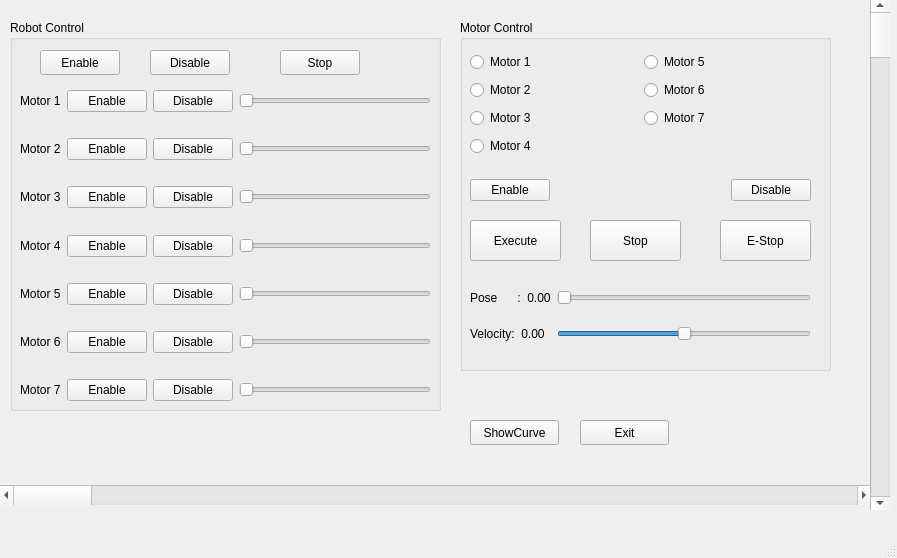
<?xml version="1.0" encoding="UTF-8"?>
<ui version="4.0">
 <class>MainWindow</class>
 <widget class="QMainWindow" name="MainWindow">
  <property name="geometry">
   <rect>
    <x>0</x>
    <y>0</y>
    <width>897</width>
    <height>558</height>
   </rect>
  </property>
  <property name="windowTitle">
   <string>MainWindow</string>
  </property>
  <widget class="QWidget" name="centralwidget">
   <widget class="QGroupBox" name="groupBox">
    <property name="geometry">
     <rect>
      <x>460</x>
      <y>20</y>
      <width>371</width>
      <height>351</height>
     </rect>
    </property>
    <property name="title">
     <string>Motor Control</string>
    </property>
    <widget class="QWidget" name="gridLayoutWidget">
     <property name="geometry">
      <rect>
       <x>10</x>
       <y>150</y>
       <width>341</width>
       <height>41</height>
      </rect>
     </property>
     <layout class="QGridLayout" name="gridLayout">
      <item row="0" column="2">
       <widget class="QPushButton" name="Disable_Button">
        <property name="text">
         <string>Disable</string>
        </property>
       </widget>
      </item>
      <item row="0" column="0">
       <widget class="QPushButton" name="Enable_Button">
        <property name="text">
         <string>Enable</string>
        </property>
       </widget>
      </item>
      <item row="0" column="1">
       <spacer name="horizontalSpacer">
        <property name="orientation">
         <enum>Qt::Horizontal</enum>
        </property>
        <property name="sizeHint" stdset="0">
         <size>
          <width>110</width>
          <height>22</height>
         </size>
        </property>
       </spacer>
      </item>
     </layout>
    </widget>
    <widget class="QWidget" name="formLayoutWidget">
     <property name="geometry">
      <rect>
       <x>10</x>
       <y>270</y>
       <width>341</width>
       <height>51</height>
      </rect>
     </property>
     <layout class="QFormLayout" name="formLayout">
      <item row="2" column="0">
       <widget class="QLabel" name="label">
        <property name="text">
         <string>Velocity:  0.00</string>
        </property>
       </widget>
      </item>
      <item row="2" column="1">
       <widget class="QSlider" name="Velocity_Cmd">
        <property name="minimum">
         <number>-100</number>
        </property>
        <property name="maximum">
         <number>100</number>
        </property>
        <property name="orientation">
         <enum>Qt::Horizontal</enum>
        </property>
       </widget>
      </item>
      <item row="0" column="0">
       <widget class="QLabel" name="label_2">
        <property name="text">
         <string>Pose      :  0.00</string>
        </property>
       </widget>
      </item>
      <item row="0" column="1">
       <layout class="QHBoxLayout" name="horizontalLayout">
        <property name="spacing">
         <number>20</number>
        </property>
        <item>
         <widget class="QSlider" name="Pose_Cmd">
          <property name="orientation">
           <enum>Qt::Horizontal</enum>
          </property>
         </widget>
        </item>
       </layout>
      </item>
      <item row="1" column="1">
       <spacer name="verticalSpacer_7">
        <property name="orientation">
         <enum>Qt::Vertical</enum>
        </property>
        <property name="sizeHint" stdset="0">
         <size>
          <width>20</width>
          <height>40</height>
         </size>
        </property>
       </spacer>
      </item>
     </layout>
    </widget>
    <widget class="QPushButton" name="Execute">
     <property name="geometry">
      <rect>
       <x>10</x>
       <y>200</y>
       <width>91</width>
       <height>41</height>
      </rect>
     </property>
     <property name="text">
      <string>Execute</string>
     </property>
    </widget>
    <widget class="QPushButton" name="Stop">
     <property name="geometry">
      <rect>
       <x>130</x>
       <y>200</y>
       <width>91</width>
       <height>41</height>
      </rect>
     </property>
     <property name="text">
      <string>Stop</string>
     </property>
    </widget>
    <widget class="QPushButton" name="E_Stop">
     <property name="geometry">
      <rect>
       <x>260</x>
       <y>200</y>
       <width>91</width>
       <height>41</height>
      </rect>
     </property>
     <property name="text">
      <string>E-Stop</string>
     </property>
    </widget>
    <widget class="QWidget" name="gridLayoutWidget_3">
     <property name="geometry">
      <rect>
       <x>10</x>
       <y>30</y>
       <width>341</width>
       <height>112</height>
      </rect>
     </property>
     <layout class="QGridLayout" name="gridLayout_3">
      <item row="1" column="1">
       <widget class="QRadioButton" name="radioButton_6">
        <property name="text">
         <string>Motor 6</string>
        </property>
       </widget>
      </item>
      <item row="0" column="0">
       <widget class="QRadioButton" name="radioButton">
        <property name="text">
         <string>Motor 1</string>
        </property>
       </widget>
      </item>
      <item row="1" column="0">
       <widget class="QRadioButton" name="radioButton_2">
        <property name="text">
         <string>Motor 2</string>
        </property>
       </widget>
      </item>
      <item row="0" column="1">
       <widget class="QRadioButton" name="radioButton_5">
        <property name="text">
         <string>Motor 5</string>
        </property>
       </widget>
      </item>
      <item row="2" column="0">
       <widget class="QRadioButton" name="radioButton_3">
        <property name="text">
         <string>Motor 3</string>
        </property>
       </widget>
      </item>
      <item row="2" column="1">
       <widget class="QRadioButton" name="radioButton_7">
        <property name="text">
         <string>Motor 7</string>
        </property>
       </widget>
      </item>
      <item row="3" column="0">
       <widget class="QRadioButton" name="radioButton_4">
        <property name="text">
         <string>Motor 4</string>
        </property>
       </widget>
      </item>
     </layout>
    </widget>
   </widget>
   <widget class="QPushButton" name="Exit">
    <property name="geometry">
     <rect>
      <x>580</x>
      <y>420</y>
      <width>89</width>
      <height>25</height>
     </rect>
    </property>
    <property name="text">
     <string>Exit</string>
    </property>
   </widget>
   <widget class="QGroupBox" name="groupBox_2">
    <property name="geometry">
     <rect>
      <x>10</x>
      <y>20</y>
      <width>431</width>
      <height>391</height>
     </rect>
    </property>
    <property name="title">
     <string>Robot Control</string>
    </property>
    <widget class="QWidget" name="gridLayoutWidget_2">
     <property name="geometry">
      <rect>
       <x>10</x>
       <y>70</y>
       <width>411</width>
       <height>311</height>
      </rect>
     </property>
     <layout class="QGridLayout" name="gridLayout_2">
      <item row="2" column="2">
       <widget class="QPushButton" name="Motor2_Disable">
        <property name="text">
         <string>Disable</string>
        </property>
       </widget>
      </item>
      <item row="6" column="2">
       <widget class="QPushButton" name="Motor4_Disable">
        <property name="text">
         <string>Disable</string>
        </property>
       </widget>
      </item>
      <item row="10" column="0">
       <widget class="QLabel" name="Motor6">
        <property name="text">
         <string>Motor 6</string>
        </property>
       </widget>
      </item>
      <item row="10" column="2">
       <widget class="QPushButton" name="Motor6_Disable">
        <property name="text">
         <string>Disable</string>
        </property>
       </widget>
      </item>
      <item row="2" column="0">
       <widget class="QLabel" name="Motor2">
        <property name="text">
         <string>Motor 2</string>
        </property>
       </widget>
      </item>
      <item row="4" column="1">
       <widget class="QPushButton" name="Motor3_Enable">
        <property name="text">
         <string>Enable</string>
        </property>
       </widget>
      </item>
      <item row="10" column="4">
       <widget class="QSlider" name="Motor6_Pose_Cmd">
        <property name="orientation">
         <enum>Qt::Horizontal</enum>
        </property>
       </widget>
      </item>
      <item row="8" column="1">
       <widget class="QPushButton" name="Motor5_Enable">
        <property name="text">
         <string>Enable</string>
        </property>
       </widget>
      </item>
      <item row="9" column="2">
       <spacer name="verticalSpacer_5">
        <property name="orientation">
         <enum>Qt::Vertical</enum>
        </property>
        <property name="sizeHint" stdset="0">
         <size>
          <width>20</width>
          <height>40</height>
         </size>
        </property>
       </spacer>
      </item>
      <item row="12" column="0">
       <widget class="QLabel" name="Motor7">
        <property name="text">
         <string>Motor 7</string>
        </property>
       </widget>
      </item>
      <item row="10" column="1">
       <widget class="QPushButton" name="Motor6_Enable">
        <property name="text">
         <string>Enable</string>
        </property>
       </widget>
      </item>
      <item row="4" column="2">
       <widget class="QPushButton" name="Motor3_Disable">
        <property name="text">
         <string>Disable</string>
        </property>
       </widget>
      </item>
      <item row="0" column="4">
       <widget class="QSlider" name="Motor1_Pose_Cmd">
        <property name="orientation">
         <enum>Qt::Horizontal</enum>
        </property>
       </widget>
      </item>
      <item row="0" column="1">
       <widget class="QPushButton" name="Motor1_Enable">
        <property name="text">
         <string>Enable</string>
        </property>
       </widget>
      </item>
      <item row="2" column="1">
       <widget class="QPushButton" name="Motor2_Enable">
        <property name="text">
         <string>Enable</string>
        </property>
       </widget>
      </item>
      <item row="8" column="0">
       <widget class="QLabel" name="Motor5">
        <property name="text">
         <string>Motor 5</string>
        </property>
       </widget>
      </item>
      <item row="4" column="4">
       <widget class="QSlider" name="Motor3_Pose_Cmd">
        <property name="orientation">
         <enum>Qt::Horizontal</enum>
        </property>
       </widget>
      </item>
      <item row="3" column="2">
       <spacer name="verticalSpacer_2">
        <property name="orientation">
         <enum>Qt::Vertical</enum>
        </property>
        <property name="sizeHint" stdset="0">
         <size>
          <width>20</width>
          <height>40</height>
         </size>
        </property>
       </spacer>
      </item>
      <item row="6" column="0">
       <widget class="QLabel" name="Motor4">
        <property name="text">
         <string>Motor 4</string>
        </property>
       </widget>
      </item>
      <item row="4" column="0">
       <widget class="QLabel" name="Motor3">
        <property name="text">
         <string>Motor 3</string>
        </property>
       </widget>
      </item>
      <item row="1" column="2">
       <spacer name="verticalSpacer">
        <property name="orientation">
         <enum>Qt::Vertical</enum>
        </property>
        <property name="sizeHint" stdset="0">
         <size>
          <width>20</width>
          <height>40</height>
         </size>
        </property>
       </spacer>
      </item>
      <item row="12" column="2">
       <widget class="QPushButton" name="Motor7_Disable">
        <property name="text">
         <string>Disable</string>
        </property>
       </widget>
      </item>
      <item row="0" column="0">
       <widget class="QLabel" name="Motor1">
        <property name="text">
         <string>Motor 1</string>
        </property>
       </widget>
      </item>
      <item row="5" column="2">
       <spacer name="verticalSpacer_3">
        <property name="orientation">
         <enum>Qt::Vertical</enum>
        </property>
        <property name="sizeHint" stdset="0">
         <size>
          <width>20</width>
          <height>40</height>
         </size>
        </property>
       </spacer>
      </item>
      <item row="8" column="2">
       <widget class="QPushButton" name="Motor5_Disable">
        <property name="text">
         <string>Disable</string>
        </property>
       </widget>
      </item>
      <item row="7" column="2">
       <spacer name="verticalSpacer_4">
        <property name="orientation">
         <enum>Qt::Vertical</enum>
        </property>
        <property name="sizeHint" stdset="0">
         <size>
          <width>20</width>
          <height>40</height>
         </size>
        </property>
       </spacer>
      </item>
      <item row="2" column="4">
       <widget class="QSlider" name="Motor2_Pose_Cmd">
        <property name="orientation">
         <enum>Qt::Horizontal</enum>
        </property>
       </widget>
      </item>
      <item row="0" column="2">
       <widget class="QPushButton" name="Motor1_Disable">
        <property name="text">
         <string>Disable</string>
        </property>
       </widget>
      </item>
      <item row="12" column="4">
       <widget class="QSlider" name="Motor7_Pose_Cmd">
        <property name="orientation">
         <enum>Qt::Horizontal</enum>
        </property>
       </widget>
      </item>
      <item row="6" column="1">
       <widget class="QPushButton" name="Motor4_Enable">
        <property name="text">
         <string>Enable</string>
        </property>
       </widget>
      </item>
      <item row="8" column="4">
       <widget class="QSlider" name="Motor5_Pose_Cmd">
        <property name="orientation">
         <enum>Qt::Horizontal</enum>
        </property>
       </widget>
      </item>
      <item row="12" column="1">
       <widget class="QPushButton" name="Motor7_Enable">
        <property name="text">
         <string>Enable</string>
        </property>
       </widget>
      </item>
      <item row="6" column="4">
       <widget class="QSlider" name="Motor4_Pose_Cmd">
        <property name="orientation">
         <enum>Qt::Horizontal</enum>
        </property>
       </widget>
      </item>
      <item row="11" column="2">
       <spacer name="verticalSpacer_6">
        <property name="orientation">
         <enum>Qt::Vertical</enum>
        </property>
        <property name="sizeHint" stdset="0">
         <size>
          <width>20</width>
          <height>40</height>
         </size>
        </property>
       </spacer>
      </item>
     </layout>
    </widget>
    <widget class="QPushButton" name="Enable_Button_2">
     <property name="geometry">
      <rect>
       <x>30</x>
       <y>30</y>
       <width>80</width>
       <height>25</height>
      </rect>
     </property>
     <property name="text">
      <string>Enable</string>
     </property>
    </widget>
    <widget class="QPushButton" name="Disable_Button_2">
     <property name="geometry">
      <rect>
       <x>140</x>
       <y>30</y>
       <width>80</width>
       <height>25</height>
      </rect>
     </property>
     <property name="text">
      <string>Disable</string>
     </property>
    </widget>
    <widget class="QPushButton" name="Disable_Button_3">
     <property name="geometry">
      <rect>
       <x>270</x>
       <y>30</y>
       <width>80</width>
       <height>25</height>
      </rect>
     </property>
     <property name="text">
      <string>Stop</string>
     </property>
    </widget>
   </widget>
   <widget class="QPushButton" name="NextDialog">
    <property name="geometry">
     <rect>
      <x>470</x>
      <y>420</y>
      <width>89</width>
      <height>25</height>
     </rect>
    </property>
    <property name="text">
     <string>ShowCurve</string>
    </property>
   </widget>
   <widget class="QScrollBar" name="horizontalScrollBar">
    <property name="geometry">
     <rect>
      <x>0</x>
      <y>485</y>
      <width>871</width>
      <height>20</height>
     </rect>
    </property>
    <property name="orientation">
     <enum>Qt::Horizontal</enum>
    </property>
   </widget>
   <widget class="QScrollBar" name="verticalScrollBar">
    <property name="geometry">
     <rect>
      <x>870</x>
      <y>-1</y>
      <width>20</width>
      <height>511</height>
     </rect>
    </property>
    <property name="orientation">
     <enum>Qt::Vertical</enum>
    </property>
   </widget>
  </widget>
  <widget class="QMenuBar" name="menubar">
   <property name="geometry">
    <rect>
     <x>0</x>
     <y>0</y>
     <width>897</width>
     <height>28</height>
    </rect>
   </property>
  </widget>
  <widget class="QStatusBar" name="statusbar"/>
 </widget>
 <resources/>
 <connections/>
</ui>
